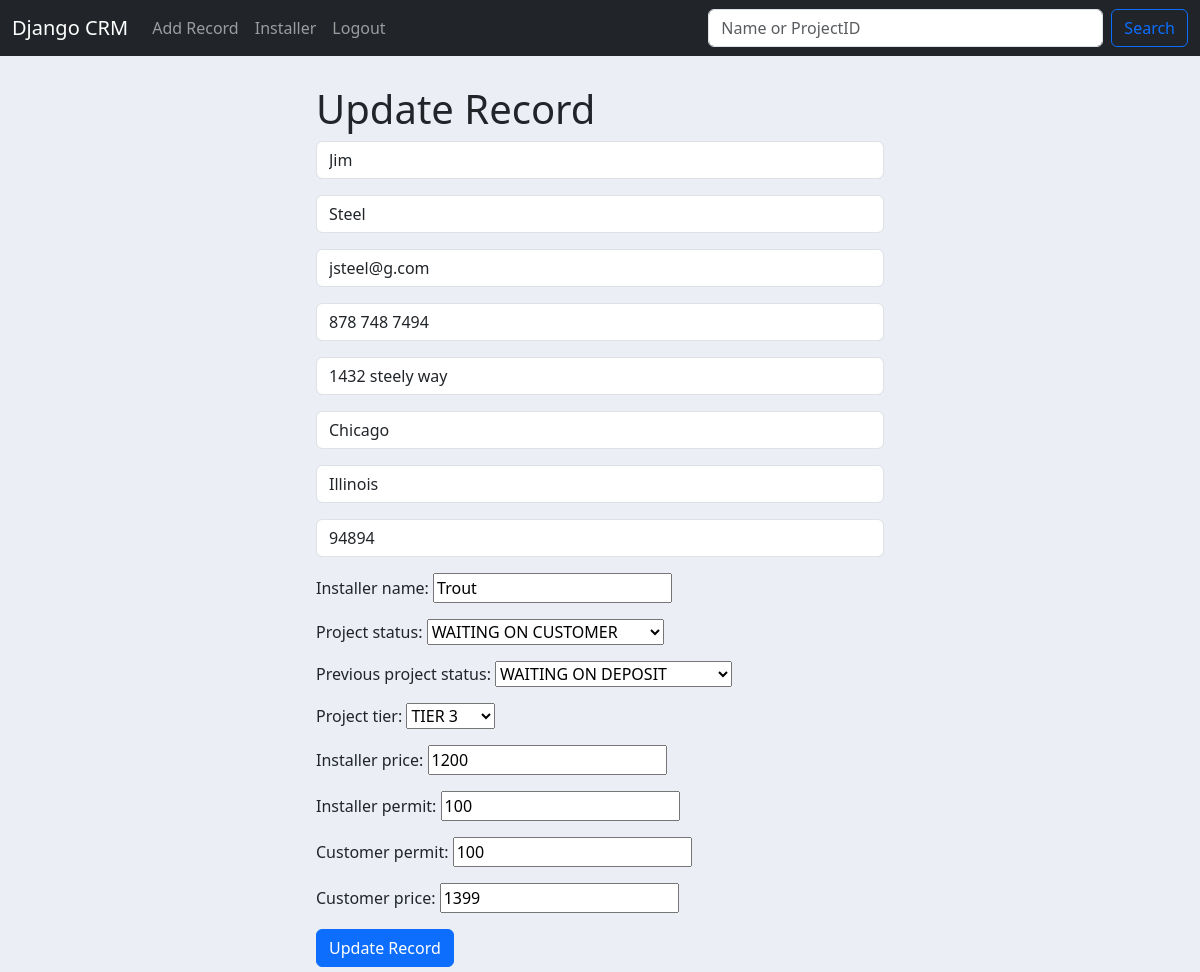
The app's page /update_record/4 (signed in) with its own data.
### website/models.py (models this page shows, shortened)
class Record(models.Model):
    created_at = models.DateTimeField(auto_now_add=True)
    first_name = models.CharField(max_length=50)
    last_name = models.CharField(max_length=50)
    email = models.CharField(max_length=75)
    phone = models.CharField(max_length=12)
    address = models.CharField(max_length=100)
    city = models.CharField(max_length=50)
    state = models.CharField(max_length=25)
    zipcode = models.CharField(max_length=10)
    installer_name = models.CharField(max_length=50, default='No Installer Yet')
    project_status = models.CharField(max_length=50, choices=PROJECT_STATUS, default='Waiting on Survey')
    previous_project_status = models.CharField(max_length=50, choices=PROJECT_STATUS, default='Waiting on Survey')
    project_tier = models.CharField(max_length=50, choices=PROJECT_TIERS, default=' ')
    installer_price = models.IntegerField(default=' ', null=True)
    installer_permit = models.IntegerField(default=' ', null=True)
    customer_permit = models.IntegerField(default=' ', null=True)
    customer_price = models.IntegerField(default=' ', null=True)

### website/decorators.py (the view)
        def wrapper_func(request, *args, **kwargs):
            group = None
            if request.user.groups.exists():
                group = request.user.groups.all()[0].name
            if group in allowed_roles:
                return view_func(request, *args, **kwargs)
            else:
                messages.warning(request, "You don't have access to do this!", extra_tags='danger')
                return redirect(request.META.get('HTTP_REFERER', 'home'))

### website/views.py (called while the page is built, shortened)
@allowed_user(allowed_roles=['Admin'])
def update_record(request, pk):
    if request.user.is_authenticated:
        current_record = Record.objects.get(id=pk)
        form = AddRecordForm(request.POST or None, instance=current_record)
        return render(request, 'update_record.html', {'form': form})
    else:
        messages.success(request, "You must be logged in to Update a Record!", extra_tags='warning')
        return redirect('home')

### website/templates/update_record.html (shortened to what this page needs)
{% extends 'base.html' %}
{% block content %}
<div class = "col-md-6 offset-md-3">
    <h1> Update Record </h1>
    <form method="POST">
        {{form.as_p}}
        <button type="submit" class="btn btn-primary">Update Record</button>
    </form>
</div>
{% endblock %}

### website/templates/base.html (style rules this page uses)
body { background-color: #ebeff5; }

### records on screen
Record: first_name "Jim", last_name "Steel", email "jsteel@g.com", phone "878 748 7494", address "1432 steely way", city "Chicago", state "Illinois", zipcode "94894", installer_name "Trout", project_status "WAITING ON CUSTOMER", previous_project_status "WAITING ON DEPOSIT", project_tier "TIER 3", installer_price "1200", installer_permit "100", customer_permit "100", customer_price "1399"
